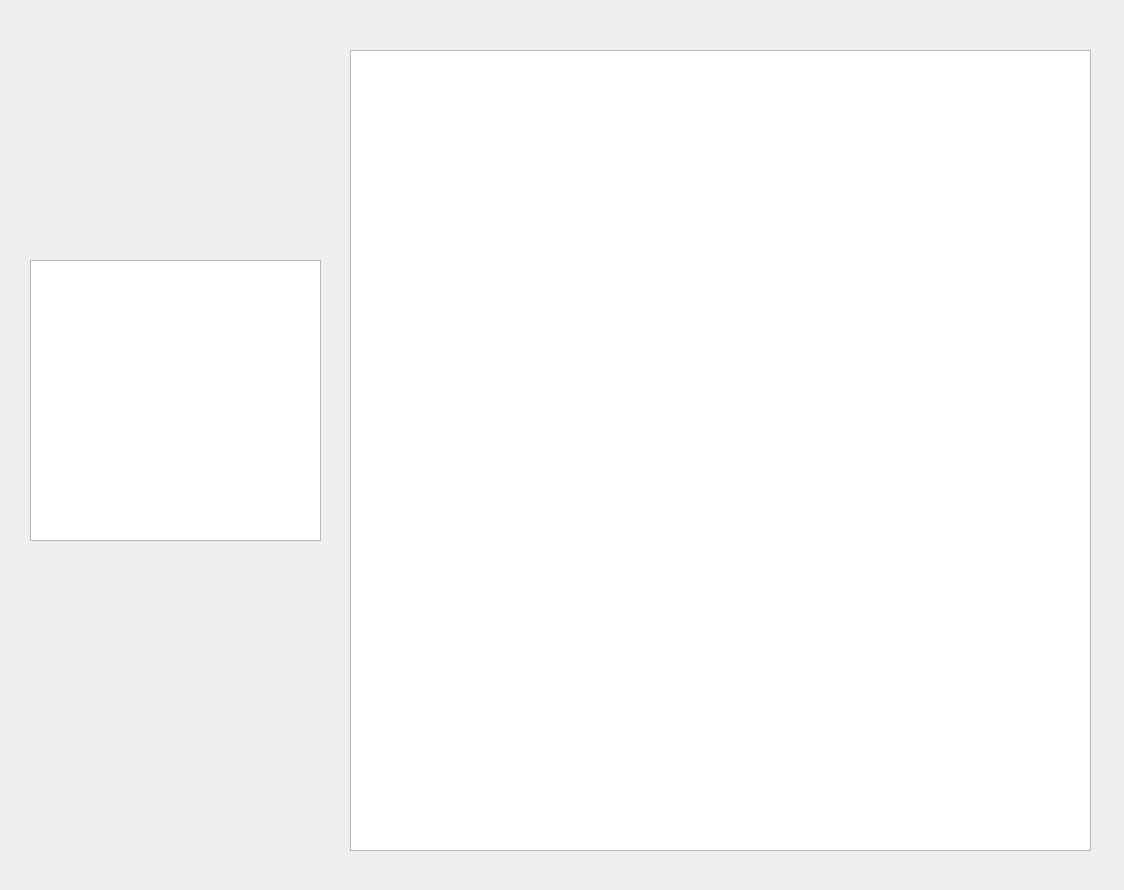
<?xml version="1.0" encoding="UTF-8"?>
<ui version="4.0">
 <class>Dialog</class>
 <widget class="QDialog" name="Dialog">
  <property name="geometry">
   <rect>
    <x>0</x>
    <y>0</y>
    <width>1124</width>
    <height>890</height>
   </rect>
  </property>
  <property name="windowTitle">
   <string>Dialog</string>
  </property>
  <widget class="QGraphicsView" name="graficos_1">
   <property name="geometry">
    <rect>
     <x>30</x>
     <y>260</y>
     <width>291</width>
     <height>281</height>
    </rect>
   </property>
  </widget>
  <widget class="QGraphicsView" name="graficos_2">
   <property name="geometry">
    <rect>
     <x>350</x>
     <y>50</y>
     <width>741</width>
     <height>801</height>
    </rect>
   </property>
  </widget>
 </widget>
 <resources/>
 <connections/>
</ui>
